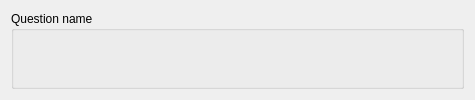
<?xml version="1.0" encoding="UTF-8"?>
<ui version="4.0">
 <class>Question</class>
 <widget class="QWidget" name="Question">
  <property name="geometry">
   <rect>
    <x>0</x>
    <y>0</y>
    <width>475</width>
    <height>100</height>
   </rect>
  </property>
  <property name="sizePolicy">
   <sizepolicy hsizetype="Preferred" vsizetype="Maximum">
    <horstretch>0</horstretch>
    <verstretch>0</verstretch>
   </sizepolicy>
  </property>
  <property name="minimumSize">
   <size>
    <width>475</width>
    <height>100</height>
   </size>
  </property>
  <property name="maximumSize">
   <size>
    <width>475</width>
    <height>16777215</height>
   </size>
  </property>
  <property name="windowTitle">
   <string>Question</string>
  </property>
  <layout class="QVBoxLayout" name="verticalLayout">
   <item>
    <widget class="QGroupBox" name="questionBox">
     <property name="sizePolicy">
      <sizepolicy hsizetype="Minimum" vsizetype="Minimum">
       <horstretch>0</horstretch>
       <verstretch>0</verstretch>
      </sizepolicy>
     </property>
     <property name="title">
      <string>Question name</string>
     </property>
     <layout class="QVBoxLayout" name="fieldsLayout"/>
    </widget>
   </item>
  </layout>
 </widget>
 <resources/>
 <connections/>
</ui>
